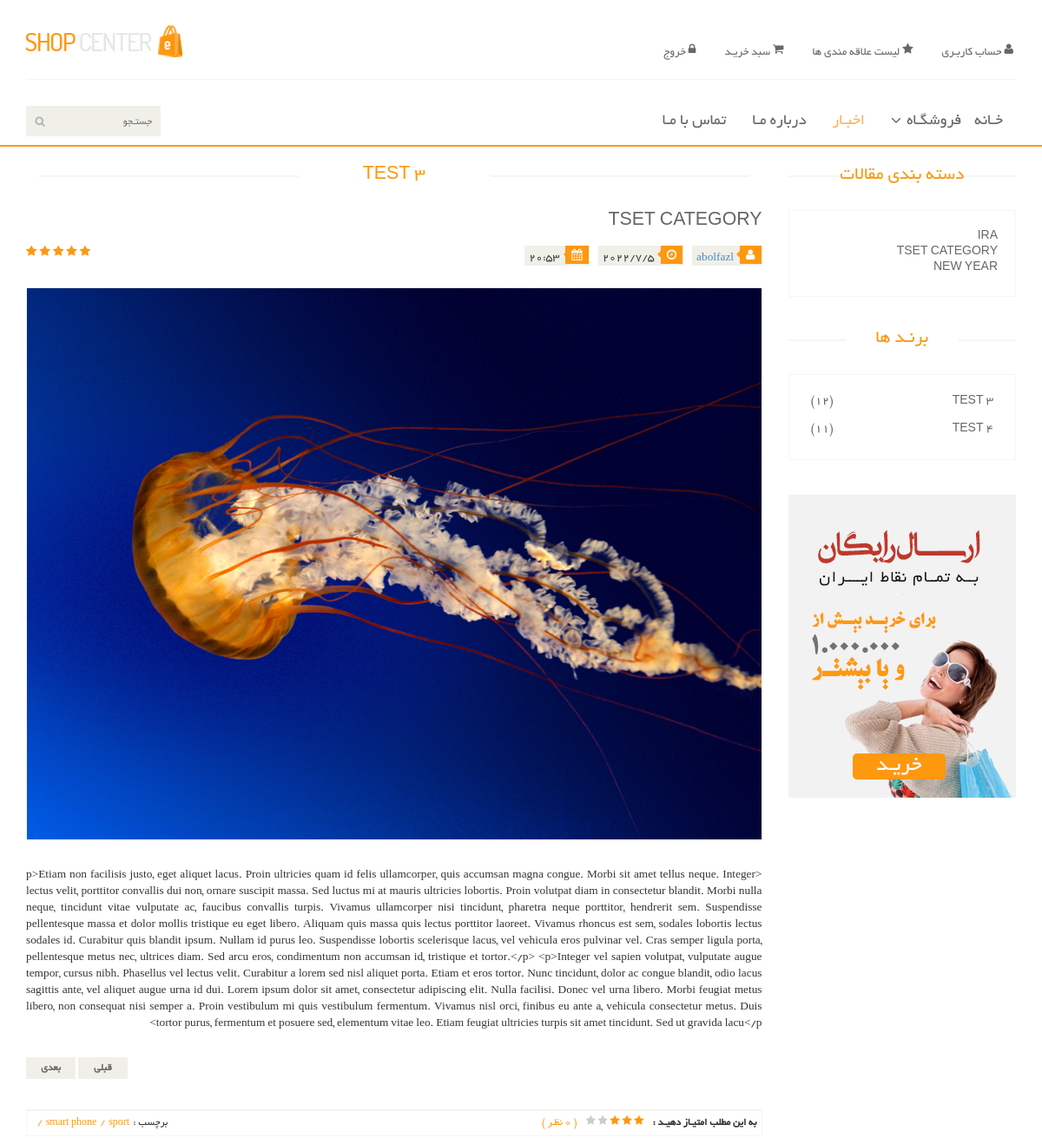
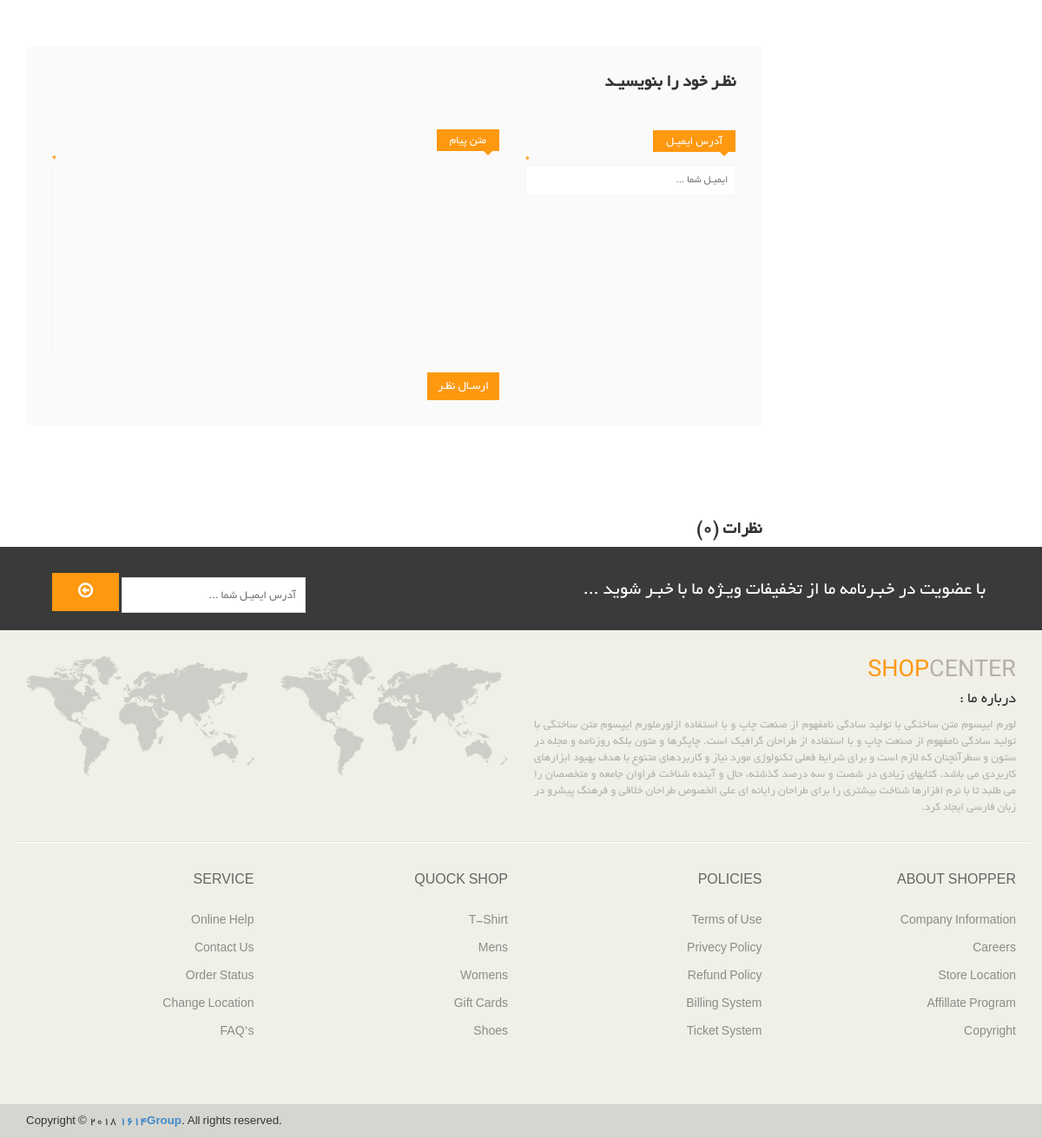
Screenshot of /blog/detail/test-3 (signed in) with the database file from the repository (2 pictures, top to bottom).
### blog/models.py (models this page shows, shortened)
class Article(models.Model):
    title = models.CharField(max_length=155, verbose_name='عنوان مقاله')
    author = models.ForeignKey(User, on_delete=models.CASCADE, verbose_name='نویسنده', related_name='articles')
    description = RichTextField(verbose_name='توضیحات')
    category = models.ManyToManyField(Category, related_name='articles', verbose_name='دسته بندی ها')
    tag = models.ManyToManyField(Tag, related_name='articles', verbose_name='برچسب ها')
    created_date = models.DateTimeField(auto_now_add=True, verbose_name='تاریخ ساخت')
    published = models.DateTimeField(default=timezone.now)
    update_time = models.DateTimeField(auto_now=True, verbose_name='زمان بروزرسانی')
    slug = models.SlugField(blank=True, null=True, verbose_name='اسلاگ')
    image = models.ImageField(verbose_name='تصویر')
    status = models.BooleanField(default=0, verbose_name='وضعیت')
    view = models.IntegerField(default=0, verbose_name='تعداد بزدید ها')
    class Meta:
        verbose_name = 'مقاله'
        verbose_name_plural = 'مقالات'
        ordering = ('-created_date',)
    def get_absolute_url(self):
        return reverse('blog:article_detail', kwargs={'slug': self.slug})
    def j_publish(self): # convert US time to IR
        time = timezone.localtime(self.created_date)
        return time
    def showImage(self): # for show image in admin panel
        if self.image:
            return format_html(f'<img src="{self.image.url}" alt="" width="50px" height="50px">')
        else:
            return format_html(f'<h4>مقاله {self.title} تصویر ندارد</h4>')
    showImage.short_description = 'تصویر'

class Category(models.Model):
    name = models.CharField(max_length=155, verbose_name='نام ')
    created = models.DateTimeField(auto_now_add=True, verbose_name='زمان ساخت')
    updated = models.TimeField(auto_now=True, verbose_name='زمان بروزرسانی')
    slug = models.SlugField(blank=True, null=True, verbose_name='اسلاگ')
    class Meta:
        verbose_name = 'دسته بندی'
        verbose_name_plural = 'دسته بندی ها'
    def __str__(self):
        return self.name

class Tag(models.Model):
    title = models.CharField(max_length=100, verbose_name='نام')
    created = models.DateTimeField(auto_now_add=True)
    updated = models.DateTimeField(auto_now=True)
    class Meta:
        verbose_name = 'برچسب'
        verbose_name_plural = 'برچسب ها'

### blog/views.py (the view)
# urls.py: path('detail/<slug:slug>', views.articleDetail, name='article_detail'),
def articleDetail(request, slug):
    article = get_object_or_404(Article.objects.filter(status=True), slug=slug)  # get object from database
    comment = article.comments.filter(status=True)
    count_of_comment_article = article.comments.count()  # getting number of comments
    if request.method == 'POST':
        form = CommentFrom(data=request.POST)
        if form.is_valid():
            body = form.cleaned_data.get('body')
            email = form.cleaned_data.get('email')
            parent_id = request.POST.get('parent_id')
            Comment.objects.create(parent_id=parent_id, user=request.user, article=article, body=body, email=email)
    else:
        form = CommentFrom()  # if request type == GET sending null from
    context = {
        'articles': article,
        'comment': comment,
        'count_of_comment_article': count_of_comment_article,
        'form': form,
    }
    return render(request, 'blog/article_details.html', context)

### blog/forms.py
class CommentFrom(forms.ModelForm):
    class Meta:
        model = Comment
        fields = ('body', 'email')

### context_processors/context_processors.py (called while the page is built)
def mostVisitedArticle(request):
    most_visited_article = Article.objects.all().order_by('-view')[:2]
    return {'most_visited_article': most_visited_article}

def showCategorySidebar(request):
    categories = Category.objects.all()[:3]
    return {'categories': categories}

### blog/templates/blog/article_details.html (shortened to what this page needs)
{% extends 'base.html' %}
{% load static %}
{% block body %}
    <section>
        <div class="container">
            <div class="row">
                <div class="col-sm-9">
                    <div class="blog-post-area">
                        <h2 class="title text-center">{{ articles.title }}</h2>
                        <div class="single-blog-post">
                            <h3>{{ articles.category.first }}</h3>
                            <div class="post-meta">
                                <ul>
                                    <li><i class="fa fa-user"></i><a href="{% url 'blog:author' articles.author.username %}">{{ articles.author }}</a></li>
                                    <li><i class="fa fa-clock-o"></i>{{ articles.j_publish.year }}/{{ articles.j_publish.month }}/{{ articles.j_publish.day }}</li>
                                    <li><i class="fa fa-calendar"></i>{{ articles.j_publish.hour }}:{{ articles.j_publish.minute }}</li>
                                </ul>
                                <span>
                                <i class="fa fa-star"></i>
                                <i class="fa fa-star"></i>
                                <i class="fa fa-star"></i>
                                <i class="fa fa-star"></i>
                                <i class="fa fa-star-half-o"></i>
                            </span>
                            </div>
                            <a href="">
                                <img src="{{ articles.image.url }}" alt="">
                            </a>
                            <p>{{ articles.description }}</p>
                                <div class="pager-area">
                                    <ul class="pager pull-left">
                                        {% if articles.get_previous_by_published %}
                                            <li><a href="{{ articles.get_previous_by_published.get_absolute_url }}">قبلی</a></li>
                                        {% endif %}
                                        {% if articles.get_next_by_published %}
                                            <li><a href="{{ articles.get_next_by_published.get_absolute_url }}">بعدی</a></li>
                                        {% endif %}
                                    </ul>
                                </div>
                        </div>
                    </div>
                    <div class="rating-area">
                        <ul class="ratings">
                            <li class="rate-this">به این مطلب امتیـاز دهیـد :</li>
                            <li>
                                <i class="fa fa-star color"></i>
                                <i class="fa fa-star color"></i>
                                <i class="fa fa-star color"></i>
                                <i class="fa fa-star"></i>
                                <i class="fa fa-star"></i>
                            </li>
                            <li class="color">( {{ count_of_comment_article }} نظـر )</li>
                        </ul>
                        <ul class="tag">
                            <li>برچسب :</li>
                        {% for i in articles.tag.all %}
                            <li><a class="color" href="">{{ i.title }}</a></li>
                            <li><a class="color" href="">/</a></li>
                            {% endfor %}
                        </ul>
                    </div>
                    {% if request.user.is_authenticated %}
                        <div class="replay-box">
                            <form method="post" id="comment">
                                <div class="row">
                                    <div class="col-sm-8">
                                        <div class="text-area">
                                            <div class="blank-arrow">
                                                <label>متن پیام</label>
                                            </div>
                                            <span>*</span>
                                            <textarea name="body" rows="11"></textarea>
                                            <button class="btn btn-primary" type="submit">ارسـال نظـر</button>
                                        </div>
                                    </div>
                                    <div class="col-sm-4">
                                        <h2>نظـر خود را بنویسیـد</h2>
                                        <div class="blank-arrow">
                                            <label>آدرس ایمیـل</label>
                                        </div>
                                        <span>*</span>
                                        <input type="email" name="email" placeholder="ایمیـل شما ...">
                                    </div>
                                </div>
                            </form>
                        </div>
                    {% else %}
                        <a href="#" class="btn btn-danger" style="margin-top: 8px"> برای ثبت نظر لطفا وارد حساب خود
                            شوید</a>
                    {% endif %}
                    <div class="response-area">
                        <h2>نظرات ({{ count_of_comment_article }})</h2>
                    </div>
                </div>
                {% include 'include/blog_sidebar.html' %}
            </div>
        </div>
    </section>
{% endblock %}

### templates/include/blog_sidebar.html
{% load static %}
<div class="col-sm-3">
    <div class="left-sidebar">
        <h2>دسته بندی مقالات</h2>
        <div class="panel-group category-products" id="accordian">
            <div class="panel panel-default">
                <div class="panel-heading">
                    {% for category in categories|slice:3 %}
                    <h4 class="panel-title mb-3"><a class="mb-3" href="{% url 'blog:category_list' category.slug %}">{{ category.name }}</a></h4>
                    {% endfor %}
                </div>
            </div>
        </div>
        <div class="brands_products">
            <h2>برنـد ها</h2>
            <div class="brands-name">
                <ul class="nav nav-pills nav-stacked">
                    {% for article in most_visited_article %}
                    <li><a href="{{ article.get_absolute_url }}"> <span
                                class="pull-left">({{ article.view }})</span>{{ article.title }}</a></li>
                    {% endfor %}
                </ul>
            </div>
        </div>
        <div class="shipping text-center">
            <img src="{% static 'images/home/shipping.jpg' %}" alt="" />
        </div>
    </div>
</div>

### rows the page displays
Article: title "TEST 3", category.first "TSET CATEGORY", author "abolfazl", j_publish.year "2022", j_publish.month "7", j_publish.day "5", j_publish.hour "20", j_publish.minute "53", image (picture), description "<p>Etiam non facilisis justo, eget aliquet lacus. Proin ultricies quam id felis ullamcorper, quis accumsan magna congue. Morbi sit amet tellus neque. Integer lectus velit, porttitor convallis dui non, ornare suscipit massa. Sed luctus mi at mauris ultricies lobortis. Proin volutpat diam in consectetur blandit. Morbi nulla neque, tincidunt vitae vulputate ac, faucibus convallis turpis. Vivamus ullamcorper nisi tincidunt, pharetra neque porttitor, hendrerit sem. Suspendisse pellentesque massa et dolor mollis tristique eu eget libero. Aliquam quis massa quis lectus porttitor laoreet. Vivamus rhoncus est sem, sodales lobortis lectus sodales id. Curabitur quis blandit ipsum. Nullam id purus leo.…", view "12"
Tag: title "sport"
Tag: title "smart phone"
Category: name "IRA"
Category: name "TSET CATEGORY"
Category: name "NEW YEAR"
Article: view "11", title "TEST 4"

### other values shown
{{ count_of_comment_article }} "0"
